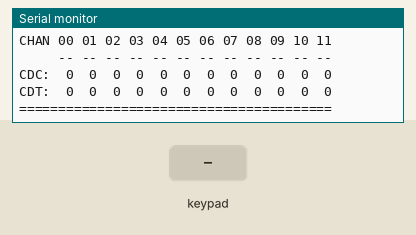
Recording of a sketch running on a simulated Arduino Uno, built with avr-gcc and run on an emulated ATmega328P. Shown: the last lines printed to the serial monitor. The test bench sets the inputs (shaded band).

Above: at 2.4 s.
2.5 s: key '0' pressed
At 3.2 s:
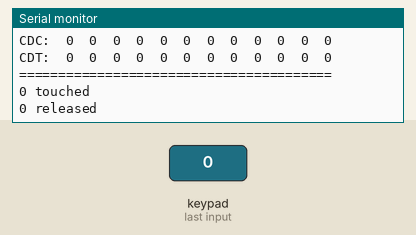
4.1 s: keypad keys 1 2 pressed 0.4 s apart
At 4.23 s:
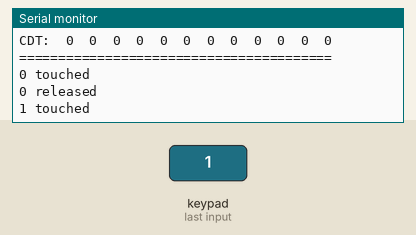
6.4 s: key '3' pressed
At 7.3 s:
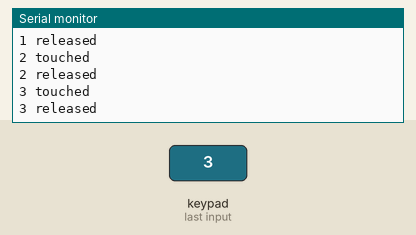
7.9 s: keypad keys 1 2 A pressed 0.4 s apart
At 10.3 s:
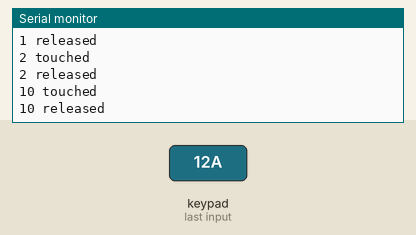
Timing chart, 0 to 11.6 s (numbered marks = the images above; inputs shaded):
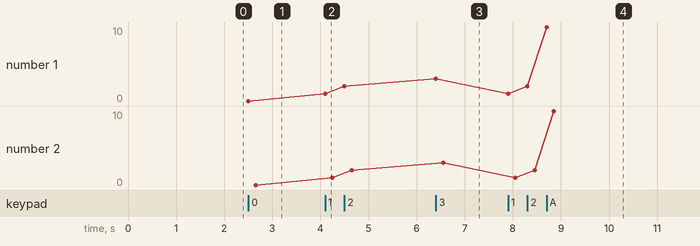

Measured:
- after the input at 2.5 s, the serial monitor: prints a new line at once (image 1)
- after the input at 4.1 s, the serial monitor: prints a new line at once (image 2)
- after the input at 6.4 s, the serial monitor: prints a new line at once (image 3)
- after the input at 7.9 s, the serial monitor: prints a new line at once (image 4)
- plotted number 1: 2 → 3 after the input at 6.4 s, 3 → 10 after the input at 7.9 s
- plotted number 2: 2 → 3 after the input at 6.4 s, 3 → 10 after the input at 7.9 s

The sketch:

mpr121.ino
```cpp
/*********************************************************
MPR121 12-channel capacitive touch sensor
**********************************************************/
#include <Wire.h>
#include <Adafruit_MPR121.h>

#ifndef _BV
#define _BV(bit) (1 << (bit))
#endif

Adafruit_MPR121 cap = Adafruit_MPR121();

// Keeps track of the last pins touched
// so we know when buttons are 'released'
uint16_t lasttouched = 0;
uint16_t currtouched = 0;

void dump_regs() {
  Serial.println("========================================");
  Serial.println("CHAN 00 01 02 03 04 05 06 07 08 09 10 11");
  Serial.println("     -- -- -- -- -- -- -- -- -- -- -- --");
  // CDC
  Serial.print("CDC: ");
  for (int chan=0; chan<12; chan++) {
    uint8_t reg = cap.readRegister8(0x5F+chan);
    if (reg < 10) Serial.print(" ");
    Serial.print(reg);
    Serial.print(" ");
  }
  Serial.println();
  // CDT
  Serial.print("CDT: ");
  for (int chan=0; chan<6; chan++) {
    uint8_t reg = cap.readRegister8(0x6C+chan);
    uint8_t cdtx = reg & 0b111;
    uint8_t cdty = (reg >> 4) & 0b111;
    if (cdtx < 10) Serial.print(" ");
    Serial.print(cdtx);
    Serial.print(" ");
    if (cdty < 10) Serial.print(" ");
    Serial.print(cdty);
    Serial.print(" ");
  }
  Serial.println();
  Serial.println("========================================");
}

void setup() {
  delay(1000);
  Serial.begin(115200);
  while (!Serial);
  Serial.println("MPR121 auto-configuration process...");

  Serial.println("setting up Wire...");
  Wire.begin();
  Serial.println("done.");
  delay(100);

  Serial.println("cap.begin..");
  if (!cap.begin(0x5A, &Wire)) {
    Serial.println("CRITICAL!!! MPR121 not found. Please check wiring");
    while (1);
  }
  Serial.println("MPR121 found!");

  delay(100);

  Serial.println("Initial CDC/CDT values:");
  dump_regs();

  cap.setAutoconfig(true);

  Serial.println("After autoconfig CDC/CDT values:");
  dump_regs();
}

void loop() {
  // Get the currently touched pads
  currtouched = cap.touched();

  for (uint8_t i=0; i<12; i++) {
    // it if *is* touched and *wasnt* touched before, alert!
    if ((currtouched & _BV(i)) && !(lasttouched & _BV(i)) ) {
      Serial.print(i); Serial.println(" touched");
    }
    // if it *was* touched and now *isnt*, alert!
    if (!(currtouched & _BV(i)) && (lasttouched & _BV(i)) ) {
      Serial.print(i); Serial.println(" released");
    }
  }

  // reset our state
  lasttouched = currtouched;
}
```
